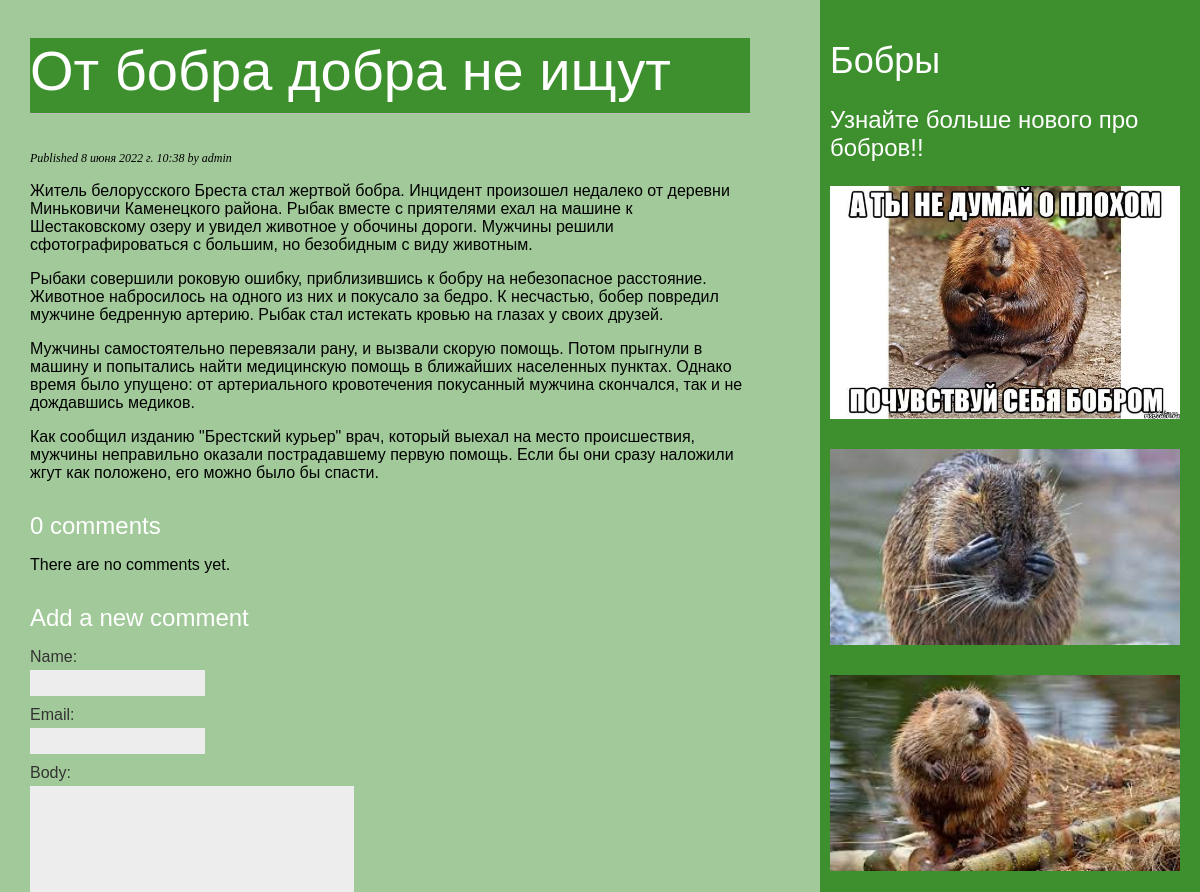
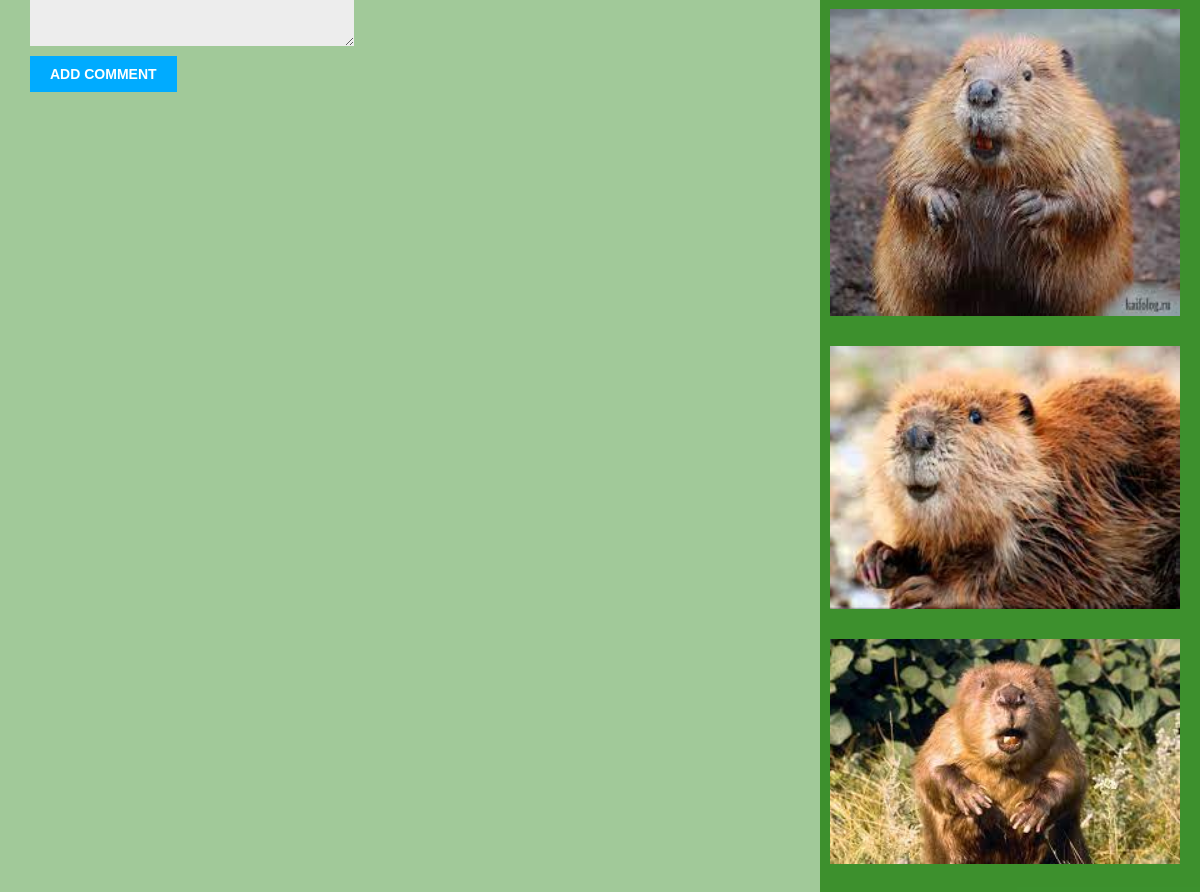
Page /blog/8/ on the committed database (2 pictures, top to bottom).
### blog/models.py (models this page shows, shortened)
class Post(models.Model):
     class Status(models.TextChoices):
         DRAFT = 'DF', 'Draft'
         PUBLISHED = 'PB', 'Published'
     title = models.CharField(max_length=250)
     slug = models.SlugField(max_length=250)
     author = models.ForeignKey(User,
     on_delete=models.CASCADE,
     related_name='blog_posts')
     body = models.TextField()
     publish = models.DateTimeField(default=timezone.now)
     created = models.DateTimeField(auto_now_add=True)
     updated = models.DateTimeField(auto_now=True)
     status = models.CharField(max_length=2,
     choices=Status.choices,
     default=Status.DRAFT)
     objects = models.Manager() # The default manager.
     published = PublishedManager() # Our custom manager.
     class Meta:
         ordering = ['-publish']
         indexes = [
         models.Index(fields=['-publish']),
         ]

### blog/views.py (the view)
# urls.py: path('<int:id>/', views.post_detail, name='post_detail'),
def post_detail(request, id):
    post = get_object_or_404(Post, id=id, status=Post.Status.PUBLISHED)
    comments = post.comments.filter(active=True)
    form = CommentForm()
    return render(request, 'blog/post/detail.html', {'post': post, 'comments': comments,
    'form': form})

### blog/forms.py
class CommentForm(forms.ModelForm):
    class Meta:
        model = Comment
        fields = ['name', 'email', 'body']

### blog/templates/blog/post/detail.html (shortened to what this page needs)
{% extends "blog/base.html" %}
{% block content %}
  <h1>{{ post.title }}</h1>
  <p class="date">
    Published {{ post.publish }} by {{ post.author }}
  </p>
  {{ post.body|linebreaks }}
  {% with comments.count as total_comments %}
 <h2>{{ total_comments }} comment{{ total_comments|pluralize }}</h2>
{% endwith %}
{% for comment in comments %}
 <div class="comment">
 <p class="info">
 Comment {{ forloop.counter }} by {{ comment.name }}
 {{ comment.created }}
 </p>
 {{ comment.body|linebreaks }}
 </div>
{% empty %}
 <p>There are no comments yet.</p>
{% endfor %}
<h2>Add a new comment</h2>
 <form action="{% url "blog:post_comment" post.id %}" method="post">
 {{ form.as_p }}
 <p><input type="submit" value="Add comment"></p>
 </form>
 {% endblock %}

### blog/static/css/blog.css (style rules this page uses)
body { margin:0; padding:0; font-family:helvetica, sans-serif; background: #147a0266; }
h1 { font-weight:normal; border-bottom:1px solid #bbb; padding:0 0 10px 0; background: #147a02b5; font-size: 350%; color: #ffffff; }
h2 { font-weight:normal; margin:30px 0 0; color: #ffffff; }
p.date { color:#000000; font-family: georgia, serif; font-size: 12px; font-style: italic; }
label { float:left; clear:both; color:#333; margin-bottom:4px; }
input, textarea { clear:both; float:left; margin:0 0 10px; background:#ededed; border:0; padding:6px 10px; font-size:12px; }
input[type=submit] { font-weight:bold; background:#00abff; color:#fff; padding:10px 20px; font-size:14px; text-transform:uppercase; }

### rows in the picture
Post: title "От бобра добра не ищут", publish "8 июня 2022 г. 10:38", author "admin", body "Житель белорусского Бреста стал жертвой бобра. Инцидент произошел недалеко от деревни Миньковичи Каменецкого района. Рыбак вместе с приятелями ехал на машине к Шестаковскому озеру и увидел животное у обочины дороги. Мужчины решили сфотографироваться с большим, но безобидным с виду животным. Рыбаки совершили роковую ошибку, приблизившись к бобру на небезопасное расстояние. Животное набросилось на одного из них и покусало за бедро. К несчастью, бобер повредил мужчине бедренную артерию. Рыбак стал истекать кровью на глазах у своих друзей. Мужчины самостоятельно перевязали рану, и вызвали скорую помощь. Потом прыгнули в машину и попытались найти медицинскую помощь в ближайших населенных…"

### other values in the picture
{{ total_comments }} "0"
